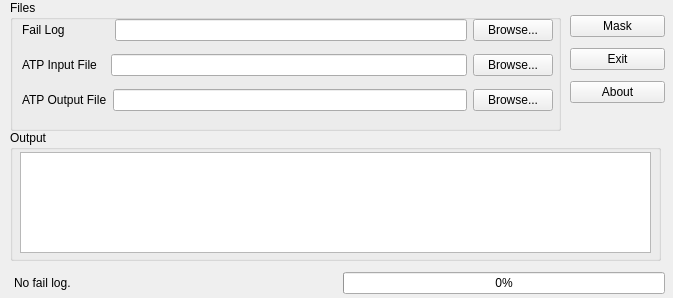
<?xml version="1.0" encoding="UTF-8"?>
<ui version="4.0">
 <class>QWidget</class>
 <widget class="QWidget" name="QWidget">
  <property name="geometry">
   <rect>
    <x>0</x>
    <y>0</y>
    <width>673</width>
    <height>298</height>
   </rect>
  </property>
  <property name="sizePolicy">
   <sizepolicy hsizetype="Fixed" vsizetype="Fixed">
    <horstretch>0</horstretch>
    <verstretch>0</verstretch>
   </sizepolicy>
  </property>
  <property name="maximumSize">
   <size>
    <width>673</width>
    <height>298</height>
   </size>
  </property>
  <property name="windowTitle">
   <string>Auto Mask V1.0</string>
  </property>
  <widget class="QGroupBox" name="groupBox">
   <property name="geometry">
    <rect>
     <x>10</x>
     <y>0</y>
     <width>551</width>
     <height>131</height>
    </rect>
   </property>
   <property name="title">
    <string>Files</string>
   </property>
   <widget class="QWidget" name="layoutWidget">
    <property name="geometry">
     <rect>
      <x>12</x>
      <y>12</y>
      <width>531</width>
      <height>106</height>
     </rect>
    </property>
    <layout class="QVBoxLayout" name="verticalLayout">
     <item>
      <layout class="QHBoxLayout" name="horizontalLayout">
       <item>
        <widget class="QLabel" name="label">
         <property name="text">
          <string>Fail Log</string>
         </property>
        </widget>
       </item>
       <item>
        <spacer name="horizontalSpacer">
         <property name="orientation">
          <enum>Qt::Horizontal</enum>
         </property>
         <property name="sizeType">
          <enum>QSizePolicy::Fixed</enum>
         </property>
         <property name="sizeHint" stdset="0">
          <size>
           <width>44</width>
           <height>20</height>
          </size>
         </property>
        </spacer>
       </item>
       <item>
        <widget class="QLineEdit" name="fiallogEdit"/>
       </item>
       <item>
        <widget class="QPushButton" name="faillogButton">
         <property name="text">
          <string>Browse...</string>
         </property>
        </widget>
       </item>
      </layout>
     </item>
     <item>
      <layout class="QHBoxLayout" name="horizontalLayout_2">
       <item>
        <widget class="QLabel" name="label_2">
         <property name="text">
          <string>ATP Input File</string>
         </property>
        </widget>
       </item>
       <item>
        <spacer name="horizontalSpacer_2">
         <property name="orientation">
          <enum>Qt::Horizontal</enum>
         </property>
         <property name="sizeType">
          <enum>QSizePolicy::Fixed</enum>
         </property>
         <property name="sizeHint" stdset="0">
          <size>
           <width>8</width>
           <height>20</height>
          </size>
         </property>
        </spacer>
       </item>
       <item>
        <widget class="QLineEdit" name="inputEdit"/>
       </item>
       <item>
        <widget class="QPushButton" name="inputButton">
         <property name="text">
          <string>Browse...</string>
         </property>
        </widget>
       </item>
      </layout>
     </item>
     <item>
      <layout class="QHBoxLayout" name="horizontalLayout_3">
       <item>
        <widget class="QLabel" name="label_3">
         <property name="text">
          <string>ATP Output File</string>
         </property>
        </widget>
       </item>
       <item>
        <widget class="QLineEdit" name="outputEdit"/>
       </item>
       <item>
        <widget class="QPushButton" name="outputButton">
         <property name="text">
          <string>Browse...</string>
         </property>
        </widget>
       </item>
      </layout>
     </item>
    </layout>
   </widget>
  </widget>
  <widget class="QGroupBox" name="groupBox_2">
   <property name="geometry">
    <rect>
     <x>10</x>
     <y>130</y>
     <width>651</width>
     <height>131</height>
    </rect>
   </property>
   <property name="title">
    <string>Output</string>
   </property>
   <widget class="QTextBrowser" name="outputBrowser">
    <property name="geometry">
     <rect>
      <x>10</x>
      <y>22</y>
      <width>631</width>
      <height>101</height>
     </rect>
    </property>
    <property name="sizePolicy">
     <sizepolicy hsizetype="Fixed" vsizetype="Fixed">
      <horstretch>0</horstretch>
      <verstretch>0</verstretch>
     </sizepolicy>
    </property>
   </widget>
  </widget>
  <widget class="QWidget" name="layoutWidget">
   <property name="geometry">
    <rect>
     <x>570</x>
     <y>10</y>
     <width>95</width>
     <height>100</height>
    </rect>
   </property>
   <layout class="QVBoxLayout" name="verticalLayout_3">
    <item>
     <widget class="QPushButton" name="maskButton">
      <property name="text">
       <string>Mask</string>
      </property>
     </widget>
    </item>
    <item>
     <widget class="QPushButton" name="exitButton">
      <property name="text">
       <string>Exit</string>
      </property>
     </widget>
    </item>
    <item>
     <widget class="QPushButton" name="aboutButton">
      <property name="text">
       <string>About</string>
      </property>
     </widget>
    </item>
   </layout>
  </widget>
  <widget class="QWidget" name="layoutWidget">
   <property name="geometry">
    <rect>
     <x>14</x>
     <y>270</y>
     <width>651</width>
     <height>26</height>
    </rect>
   </property>
   <layout class="QHBoxLayout" name="horizontalLayout_4">
    <item>
     <widget class="QLabel" name="statusLabel">
      <property name="sizePolicy">
       <sizepolicy hsizetype="Preferred" vsizetype="Preferred">
        <horstretch>0</horstretch>
        <verstretch>0</verstretch>
       </sizepolicy>
      </property>
      <property name="text">
       <string>No fail log.</string>
      </property>
     </widget>
    </item>
    <item>
     <widget class="QProgressBar" name="progressBar">
      <property name="sizePolicy">
       <sizepolicy hsizetype="Preferred" vsizetype="Fixed">
        <horstretch>0</horstretch>
        <verstretch>0</verstretch>
       </sizepolicy>
      </property>
      <property name="value">
       <number>0</number>
      </property>
     </widget>
    </item>
   </layout>
  </widget>
 </widget>
 <resources/>
 <connections/>
</ui>
